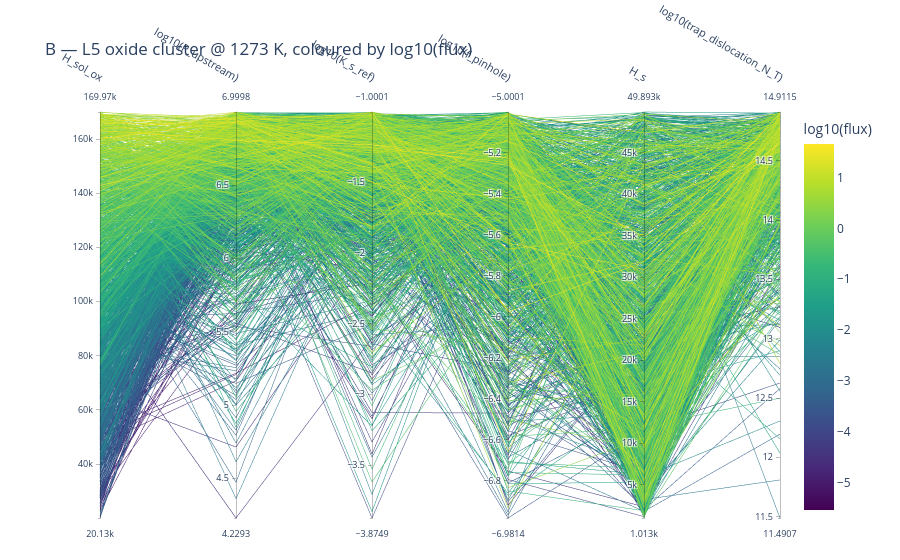
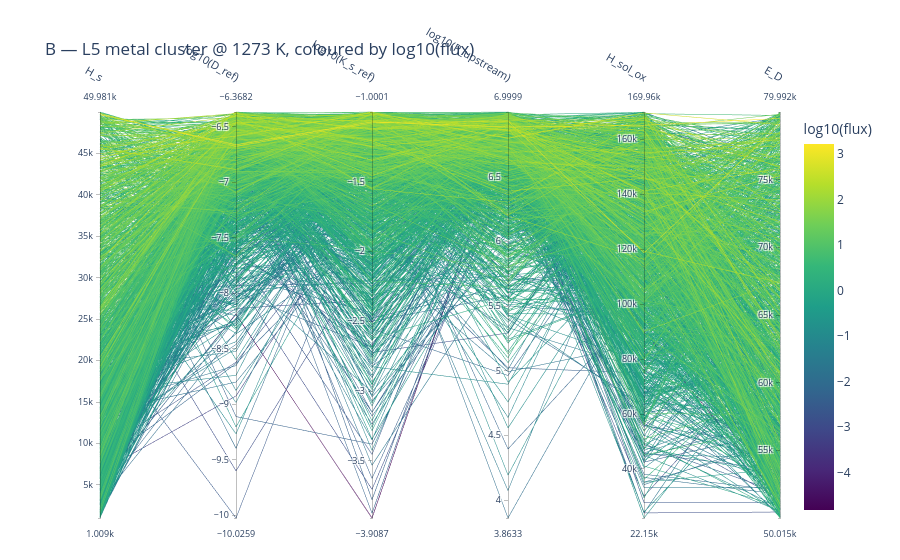
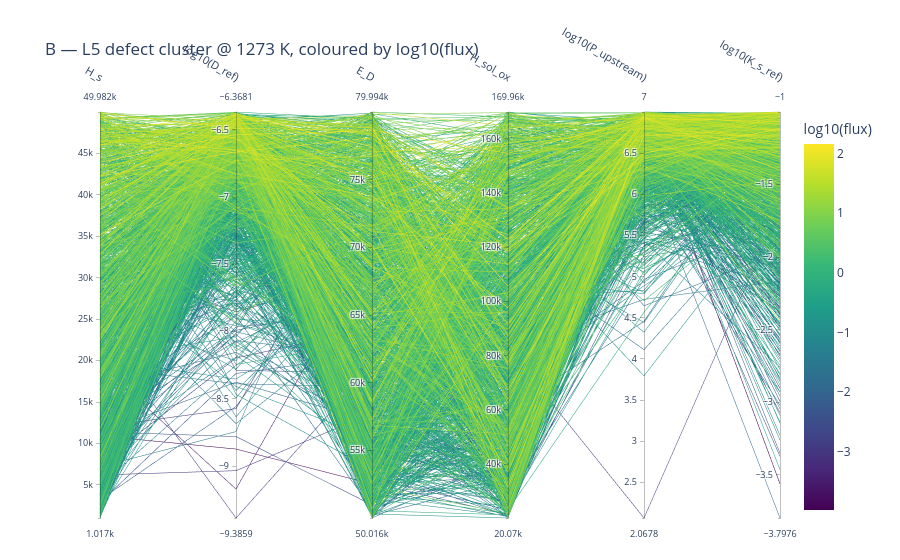

Here is the notebook cell these charts were saved with, in order:
### Markdown cell above
## B — per-regime clusters coloured by log10(flux)

One PCP per regime, axes = that regime's top-6 δ drivers, colour = `log10(flux)`. Clean
within-regime view (no cross-preset mixing).

### Code cell
figsB = {}
for r in REGIMES:
    dims = top_drivers(routeB_T, r, 'flux', k=6)
    sub  = master_T[master_T['regime'] == r]
    figsB[r] = parallel_coordinates_samples(
        sub, dims, color_by='flux', log_dims=logsub(dims),
        title=f'B — L5 {r} cluster @ {T_SHOW} K, coloured by log10(flux)',
        save_html=os.path.join(FIG_DIR, f'pcp_B_{r}.html'))
    print(f"{r:8s}: n={len(sub)}  axes={dims}")

for r in REGIMES:
    figsB[r].show()

### Figure 1 — Plotly figure (JSON) as saved in the notebook; plotly's stock layout.template omitted (floating-point values rounded to 4 significant figures; data arrays with more than 128 entries replaced by an {"elided": "..."} marker saying what was removed)
{"data": [{"dimensions": [{"label": "H_sol_ox", "values": {"elided": "1730 float values"}}, {"label": "log10(P_upstream)", "values": {"elided": "1730 float values"}}, {"label": "log10(K_s_ref)", "values": {"elided": "1730 float values"}}, {"label": "log10(f_pinhole)", "values": {"elided": "1730 float values"}}, {"label": "H_s", "values": {"elided": "1730 float values"}}, {"label": "log10(trap_dislocation_N_T)", "values": {"elided": "1730 float values"}}], "labelangle": 30, "labelfont": {"size": 11}, "labelside": "top", "line": {"color": {"elided": "1730 float values"}, "colorbar": {"title": {"text": "log10(flux)"}}, "colorscale": [[0.0, "#440154"], [0.1111, "#482878"], [0.2222, "#3e4989"], [0.3333, "#31688e"], [0.4444, "#26828e"], [0.5556, "#1f9e89"], [0.6667, "#35b779"], [0.7778, "#6ece58"], [0.8889, "#b5de2b"], [1.0, "#fde725"]], "showscale": true}, "rangefont": {"size": 9}, "tickfont": {"size": 9}, "type": "parcoords"}], "layout": {"font": {"size": 12}, "margin": {"b": 40, "l": 100, "r": 120, "t": 110}, "title": {"text": "B — L5 oxide cluster @ 1273 K, coloured by log10(flux)"}}}

### Figure 2 — Plotly figure (JSON) as saved in the notebook; plotly's stock layout.template omitted (floating-point values rounded to 4 significant figures; data arrays with more than 128 entries replaced by an {"elided": "..."} marker saying what was removed)
{"data": [{"dimensions": [{"label": "H_s", "values": {"elided": "1697 float values"}}, {"label": "log10(D_ref)", "values": {"elided": "1697 float values"}}, {"label": "log10(K_s_ref)", "values": {"elided": "1697 float values"}}, {"label": "log10(P_upstream)", "values": {"elided": "1697 float values"}}, {"label": "H_sol_ox", "values": {"elided": "1697 float values"}}, {"label": "E_D", "values": {"elided": "1697 float values"}}], "labelangle": 30, "labelfont": {"size": 11}, "labelside": "top", "line": {"color": {"elided": "1697 float values"}, "colorbar": {"title": {"text": "log10(flux)"}}, "colorscale": [[0.0, "#440154"], [0.1111, "#482878"], [0.2222, "#3e4989"], [0.3333, "#31688e"], [0.4444, "#26828e"], [0.5556, "#1f9e89"], [0.6667, "#35b779"], [0.7778, "#6ece58"], [0.8889, "#b5de2b"], [1.0, "#fde725"]], "showscale": true}, "rangefont": {"size": 9}, "tickfont": {"size": 9}, "type": "parcoords"}], "layout": {"font": {"size": 12}, "margin": {"b": 40, "l": 100, "r": 120, "t": 110}, "title": {"text": "B — L5 metal cluster @ 1273 K, coloured by log10(flux)"}}}

### Figure 3 — Plotly figure (JSON) as saved in the notebook; plotly's stock layout.template omitted (floating-point values rounded to 4 significant figures; data arrays with more than 128 entries replaced by an {"elided": "..."} marker saying what was removed)
{"data": [{"dimensions": [{"label": "H_s", "values": {"elided": "1718 float values"}}, {"label": "log10(D_ref)", "values": {"elided": "1718 float values"}}, {"label": "E_D", "values": {"elided": "1718 float values"}}, {"label": "H_sol_ox", "values": {"elided": "1718 float values"}}, {"label": "log10(P_upstream)", "values": {"elided": "1718 float values"}}, {"label": "log10(K_s_ref)", "values": {"elided": "1718 float values"}}], "labelangle": 30, "labelfont": {"size": 11}, "labelside": "top", "line": {"color": {"elided": "1718 float values"}, "colorbar": {"title": {"text": "log10(flux)"}}, "colorscale": [[0.0, "#440154"], [0.1111, "#482878"], [0.2222, "#3e4989"], [0.3333, "#31688e"], [0.4444, "#26828e"], [0.5556, "#1f9e89"], [0.6667, "#35b779"], [0.7778, "#6ece58"], [0.8889, "#b5de2b"], [1.0, "#fde725"]], "showscale": true}, "rangefont": {"size": 9}, "tickfont": {"size": 9}, "type": "parcoords"}], "layout": {"font": {"size": 12}, "margin": {"b": 40, "l": 100, "r": 120, "t": 110}, "title": {"text": "B — L5 defect cluster @ 1273 K, coloured by log10(flux)"}}}
